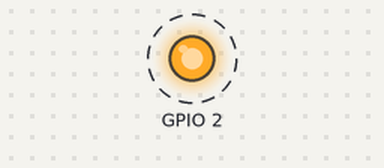
A sketch run on a simulated ESP32. On the bench: output pins drawn as LEDs (lit = HIGH). Dashed ring = blinking. Nothing arrives over Bluetooth unless stated; a phone connects over Bluetooth LE 3 s after start; what the sketch prints to the serial monitor is not drawn.

Above: at 0.7 s.
Timing chart, 0 to 4.6 s (numbered marks = the images above):
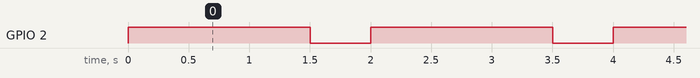

Measured:
- by itself, GPIO 2: alternates HIGH for 1.5 s and LOW for 0.50 s

The sketch:

BLE_server1.ino
```cpp
/*
    Based on Neil Kolban example for IDF: https://github.com/nkolban/esp32-snippets/blob/master/cpp_utils/tests/BLE%20Tests/SampleServer.cpp
    Ported to Arduino ESP32 by Evandro Copercini
*/

#include <BLEDevice.h>
#include <BLEUtils.h>
#include <BLEServer.h>

// See the following for generating UUIDs:
// https://www.uuidgenerator.net/

#define SERVICE_UUID        "4fafc201-1fb5-459e-8fcc-c5c9c331914b"
#define CHARACTERISTIC_UUID "beb5483e-36e1-4688-b7f5-ea07361b26a8"

uint8_t txValue = 0;
BLECharacteristic *pCharacteristic;

void setup() {
  pinMode(2, OUTPUT);
  Serial.begin(115200);
  Serial.println("Starting BLE work!");
  BLEDevice::init("MyESP32");
  BLEServer *pServer = BLEDevice::createServer();
  BLEService *pService = pServer->createService(SERVICE_UUID);
  pCharacteristic = pService->createCharacteristic(
                      CHARACTERISTIC_UUID,
                      BLECharacteristic::PROPERTY_READ |
                      BLECharacteristic::PROPERTY_WRITE
                    );

  pService->start();
  BLEAdvertising *pAdvertising = pServer->getAdvertising();
  pAdvertising->start();
  Serial.println("Characteristic defined! Now you can read it in your phone!");

}

void loop() {
  // put your main code here, to run repeatedly:
  //pCharacteristic->setValue(i++);
  digitalWrite(2, HIGH);
  delay(1500);
  digitalWrite(2, LOW);
  delay(500);
  if (txValue > 255) {
    txValue = 0;
  }
  pCharacteristic->setValue(&txValue, 1);
  Serial.printf("*** Sent Value: %d ***\n", txValue);
  txValue++;
}
```
